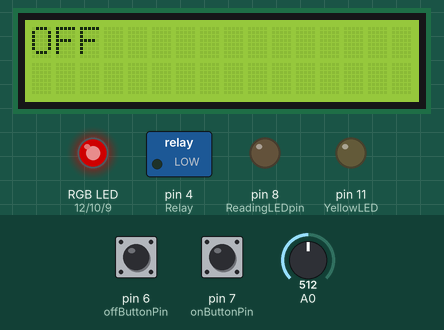
Recording of a sketch running on a simulated Arduino Uno, built with avr-gcc and run on an emulated ATmega328P. Parts: 16×2 character LCD, switched loads named in the sketch (green lamp = pin HIGH), an RGB LED mixed from three pins (HIGH = lit), output pins drawn as LEDs (lit = HIGH). The test bench sets the inputs (shaded band); at power-on: pin 7 (onButtonPin) HIGH, pin 6 (offButtonPin) HIGH, A0 = 512. Dim RGB values are drawn brighter than linear; what the sketch prints to the serial monitor is not drawn.

Above: at 1.2 s.
1.3 s: pin 7 (onButtonPin) pulled LOW for 1 s
At 2.7 s:
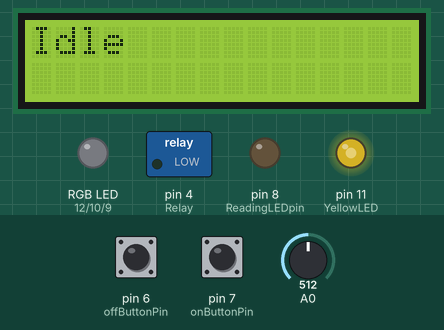
3.8 s: pin 6 (offButtonPin) pulled LOW for 0.15 s
At 4.2 s:
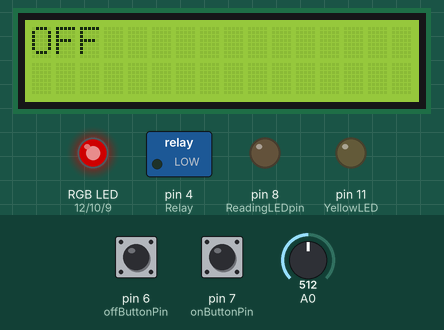
5.4 s: pin 7 (onButtonPin) pulled LOW for 0.15 s
At 6.6 s:
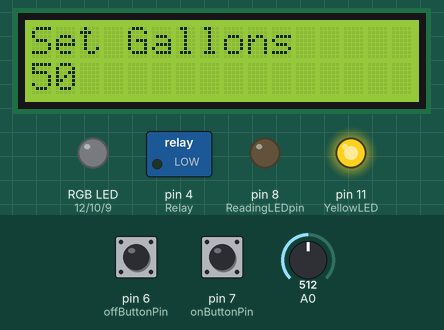
7.0 s: A0 set to 716
At 8.1 s:
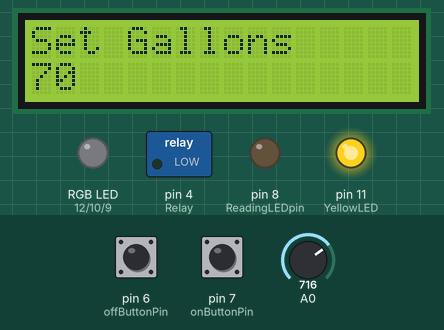
8.5 s: A0 set to 900
At 9.3 s:
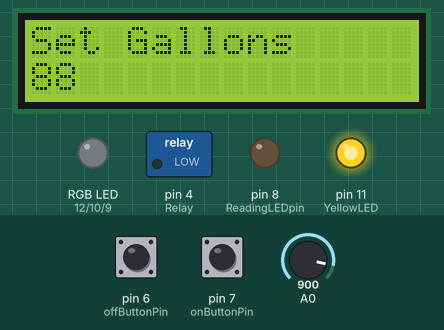
10.0 s: A0 set to 1023
At 10.4 s:
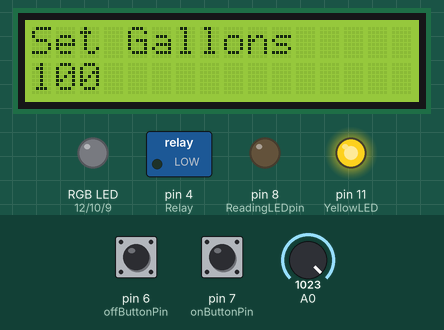
Timing chart, 0 to 12.5 s (numbered marks = the images above; inputs shaded):
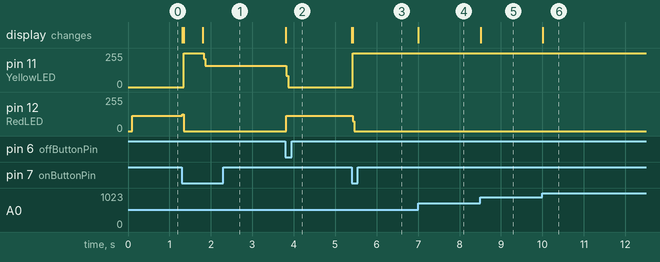

Measured:
- after the input at 1.3 s, pin 11 (YellowLED): 0/255 → 253/255 at once, → 158/255 0.48 s later; pin 12 (RedLED): 113/255 → 0/255 at once; the display: first changes at once (image 1 shows a later state)
- after the input at 3.8 s, pin 11 (YellowLED): 158/255 → 0/255 at once; pin 12 (RedLED): 0/255 → 113/255 at once; the display: changes at once (image 2)
- after the input at 5.4 s, pin 11 (YellowLED): 0/255 → 252/255 at once; pin 12 (RedLED): 113/255 → 0/255 at once; the display: first changes at once (image 3 shows a later state)
- after the input at 7.0 s, the display: changes at once (image 4)
- after the input at 8.5 s, the display: changes at once (image 5)
- after the input at 10.0 s, the display: changes at once (image 6)

The sketch:

Embedded_systems_final.ino
```cpp
//Aaron Frater
//libraries
#include <LiquidCrystal.h>
//AS7343 library

// LCD pins
const int RS = 22, EN = 23, D4 = 24, D5 = 25, D6 = 26, D7 = 27;
LiquidCrystal lcd(RS, EN, D4, D5, D6, D7);
//LED Pins
const int RedLED = 12, YellowLED = 11, GreenLED = 10, BlueLED = 9;
const int ledPins[] = {RedLED, YellowLED, GreenLED, BlueLED};
//Pontentiometer PIN - Analog pin for setting aquarium volume
const int TankSetPin= 0;
// LED for reading the ammonia strip
const int ReadingLEDpin= 8;
// PINS for the buttons
const int onButtonPin = 7;
const int offButtonPin = 6;
const int resetButtonPin = 5;
const int Relay = 4;

//constants
const unsigned long ReadingInterval = 15UL * 60 * 1000; // 900,000 ms
const unsigned long bounce= 500;
//variables
unsigned long lastReadingTime;
unsigned long now;

int gallons=0;
bool on_bounce= false;
bool on_pressed= false;
bool onReleased = false;
// setting up the states
bool off_state= true;
bool on_state = false;
bool idle_state = false;
bool error_state = false;
bool aquarium_calibration= false;

//enum class State { OFF, IDLE, ACTIVE, ERROR };
//State state = State::OFF;

//volatile bool onPressed = false;


//functions
//void onButtonISR() {
 // onPressed = true;
//}

void showLED(int selectedPin);

void setup() {
  Serial.begin(9600);
  lcd.begin(16, 2);
  lcd.setCursor(0, 0);// move cursor to (0, 0)
  lcd.print("OFF");

  pinMode(onButtonPin, INPUT_PULLUP);
  pinMode(offButtonPin, INPUT_PULLUP);
  pinMode(resetButtonPin, INPUT_PULLUP);
  pinMode(RedLED, OUTPUT);
  pinMode(YellowLED, OUTPUT);
  pinMode(GreenLED, OUTPUT);
  pinMode(BlueLED, OUTPUT);
  pinMode(Relay,OUTPUT);
  pinMode(ReadingLEDpin, OUTPUT);
  lastReadingTime = millis();


  //attachInterrupt(digitalPinToInterrupt(onButtonPin), onButtonISR, FALLING);

  // put your setup code here, to run once:

}

void loop() {
  //noInterrupts();
  //bool onEvent = onPressed;  // Copy the flag set by the ON-button ISR.
  //onPressed = false;          // Clear it for the next press.
  //interrupts();

  //if (onEvent) {
  // Open aquarium-size setup or confirm the selected size.
 // }

// Run the behavior for the current state here.


  while(off_state){
    showLED(RedLED);
    if(digitalRead(onButtonPin)==LOW && (millis()-now)>=bounce){
      now=millis();
      off_state=false;
      idle_state= true;
      aquarium_calibration= true;
      lcd.clear();
      lcd.setCursor(0, 0);// move cursor to (0, 0)
      lcd.print("Set Gallons");
    }
    return;

  }
  while(idle_state){
    showLED(YellowLED);
    if(aquarium_calibration==true){
      gallons = map(analogRead(A0), 0, 1023, 1, 100);
      //function conversion from voltage to volume
      lcd.setCursor(0,1);
      lcd.print(gallons);
      Serial.println(gallons);
      //function that will print out the volume on the LCD
      //LCD also displays enter volume and then press on button
      if(digitalRead(onButtonPin)==LOW && (millis()-now)>=bounce){
        now=millis();
        aquarium_calibration=false;
        lcd.clear();
        lcd.setCursor(0,0);
        lcd.print("Idle");
        return;
      }
      return;
    }
    else{
      if (now - lastReadingTime >= ReadingInterval) {
        lastReadingTime = now;
        Serial.println("15 minutes have passed.");
      }
      //read the light sensor every 15 minutes
    }
    if(digitalRead(offButtonPin)==LOW && (millis()-now)>=bounce){
      now=millis();
      off_state=true;
      idle_state= false;
      lcd.clear();
      lcd.setCursor(0,0);
      lcd.print("OFF");
    }
    return;

  }
}

void showLED(int selectedPin) {
  // Turn all four off first.
  for (int i = 0; i < 4; i++) {
    digitalWrite(ledPins[i], LOW);
  }

  // Turn on the one you selected.
  digitalWrite(selectedPin, HIGH);
}
```
